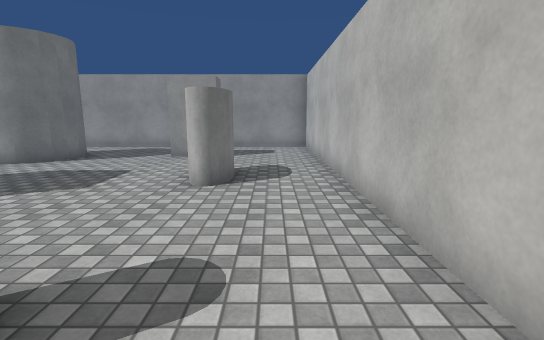
View 1 (above)

19 first-person views from a walk through a 3-D level made in the Unity game engine. The camera is 1.4 m above the floor, tilts 10° down and sees 85° across. The floor is counted in squares, 1 m on a side. Each view is taken from the middle of a square. On the plan, view 1 faces up. The plan holds only what a view shows up to about 14 squares ahead; the rest is blank. Surface patterns are stand-ins for the level's own textures.

View 2
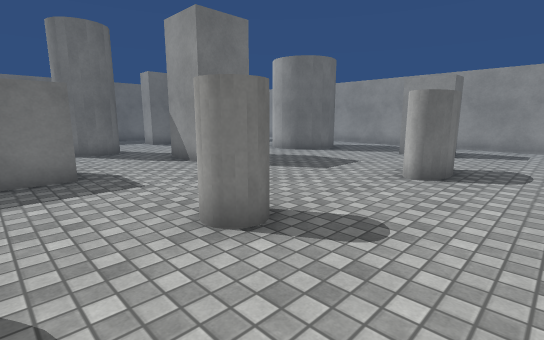

View 3
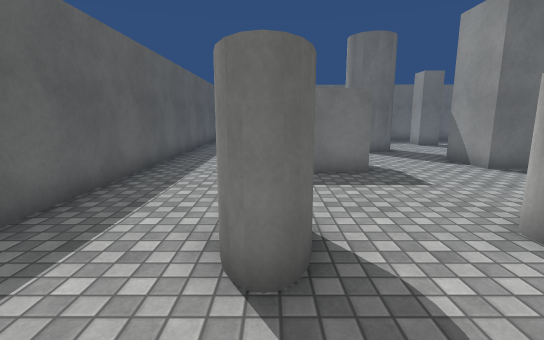

View 4
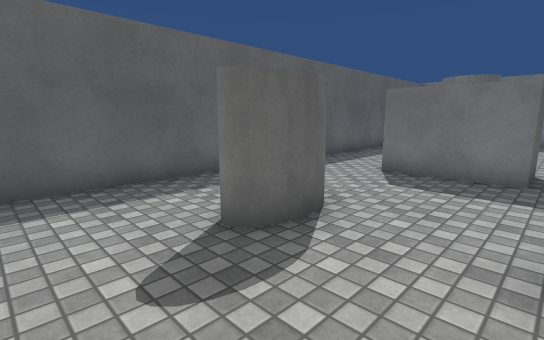

View 5
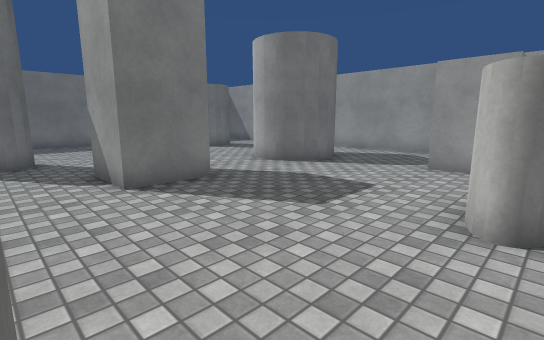

View 6
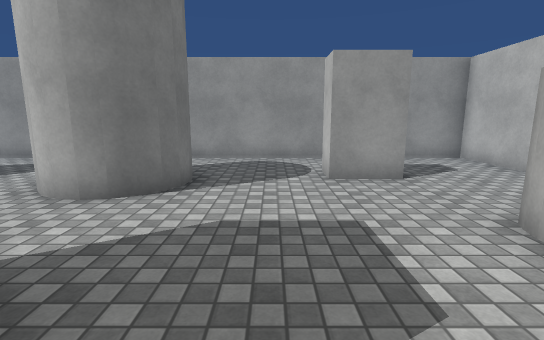

View 7
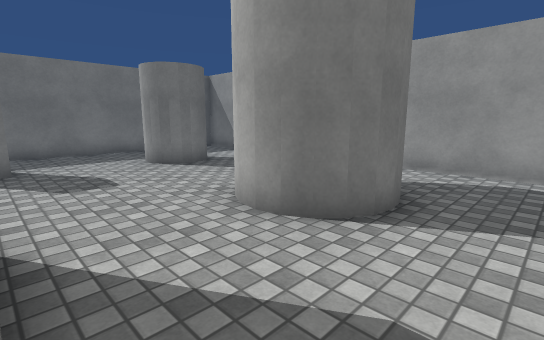

View 8
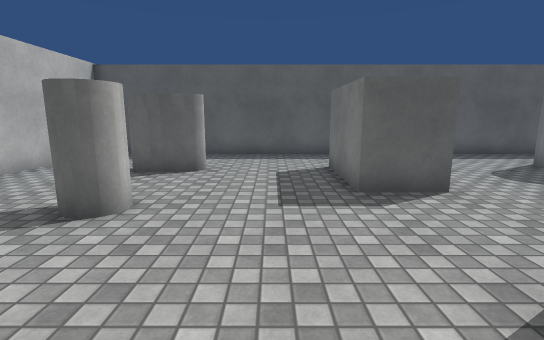

View 9
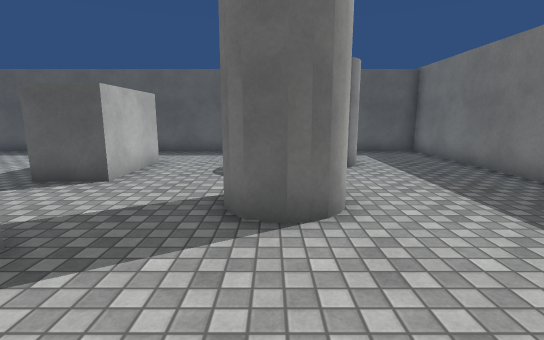

View 10
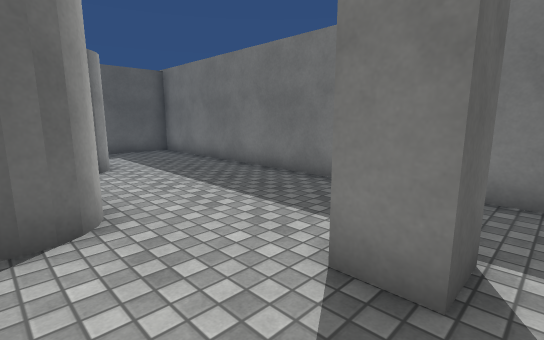

View 11
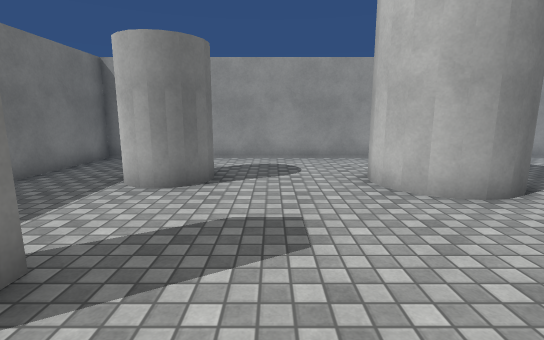

View 12
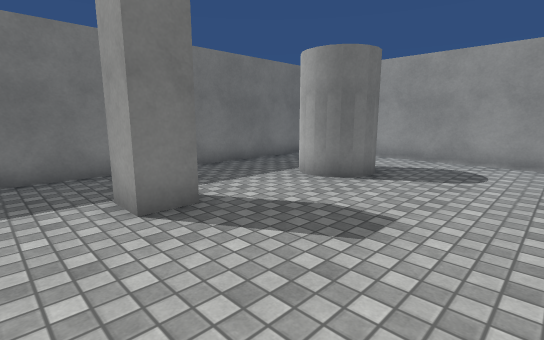

View 13
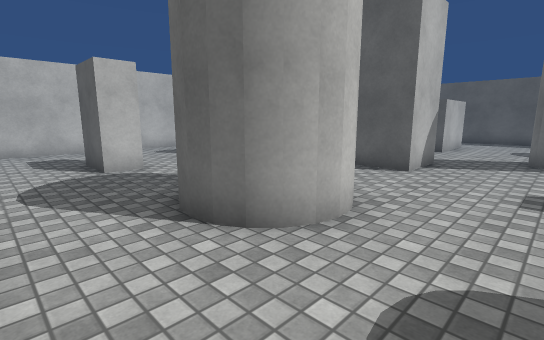

View 14
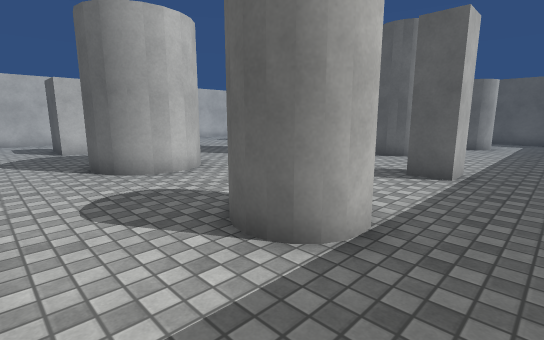

View 15
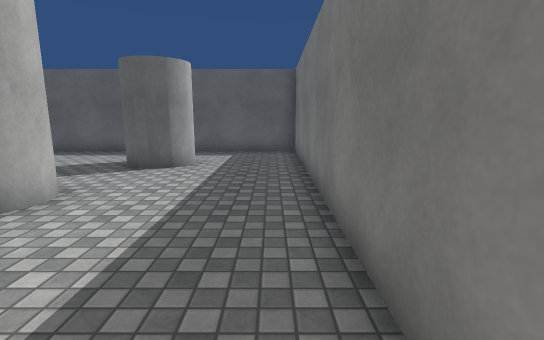

View 16
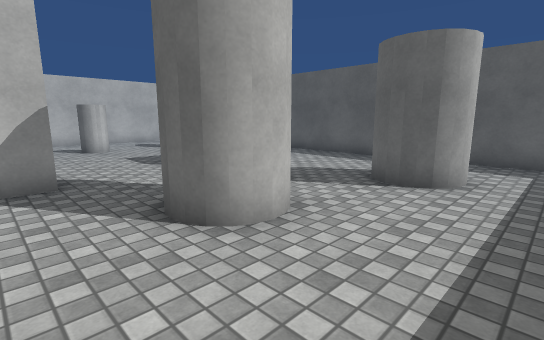

View 17
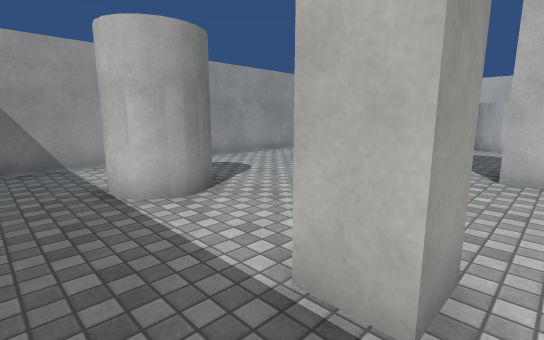

View 18
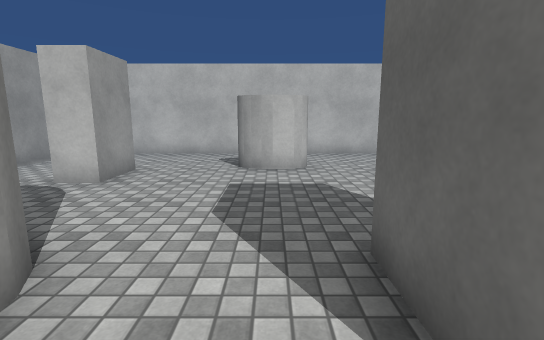

View 19
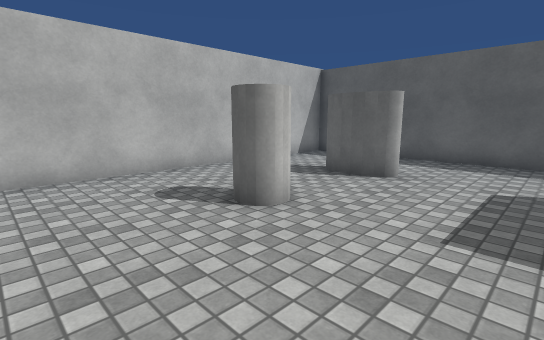

### Floor plan
Points are (right, up) in squares from view 1. A wall is a line through its corners. A room is listed if a view was taken in it or the views show most of it. See-through windows are left out.
Room 1 (views 1, 2, 3, 4, 5, 6, 7, 8, 19)
walls: (-9.1, 6) (-7.1, 6) (-7.1, 4) (-9.1, 4); (-8.4, 0.5) (-6.6, 0.5) (-6.6, -2.5); (-7.2, 9.3) (-8.1, 8.9); (-6.9, 9.7) (-7.6, 9.1) (-8.5, 8.9); (-8.3, 9) (-9, 9.1); (-6.8, 10.2) (-7.1, 9.6); (-8.8, 9) (-9.4, 9.4) (-9.9, 10.2); (-9.2, 9.2) (-9.7, 9.7); (-11.2, 2) (-11.4, 1.5); (-11.7, 3.1) (-11.3, 2.7); (-7.1, 11.4) (-6.9, 10.9) (-6.8, 10.5) (-6.9, 10); (-9.4, 11.5) (-8.6, 12); (-8.8, 11.9) (-8.3, 11.9) (-7.8, 11.9); (-9.6, -5.5) (1.6, -5.5) (1.6, 14.4) (-10.6, 14.4)
ways out: opening at (-10.5, 1.7) to room 2; opening at (-10, 8) to room 2; opening at (-9.5, 13.5) to room 2; opening at (-8.7, -4) to room 2
objects: other object (-4, 11) to (-2, 12); other object (-3, -2) to (-1, -2); other object (-3, 1) to (-2, 2); other object (-2, 6) to (-1, 8)
Room 2 (views 9, 10, 11, 12, 13, 14, 15, 16, 17, 18)
walls: (-12.9, 3) (-12.5, 3.1) (-12.1, 3.2); (-14.2, 5.5) (-15.2, 5.5) (-15.2, 6.5) (-14.2, 6.5) (-14.2, 5.5); (-13.1, 1.8) (-13.2, 2.3); (-9.1, 4) (-9.1, 6); (-9.7, 9.7) (-9.8, 10.5); (-9.9, 10.2) (-9.7, 10.9); (-9.9, 10.7) (-9.4, 11.5); (-9.7, 11.2) (-9, 11.8); (-8.4, -2.5) (-8.4, 0.5); (-10.6, 14.4) (-17.8, 14.4) (-18, -5.5) (-9.6, -5.5)
ways out: opening at (-10.5, 1.7) to room 1; opening at (-10, 8) to room 1; opening at (-9.5, 13.5) to room 1; opening at (-8.7, -4) to room 1
objects: other object (-15, 10) to (-13, 12); other object (-14, -3) to (-13, -1)

Where each view was taken, in squares from view 1:
view 1: 0 up, 0 right, facing up
view 2: 1 down, 1 right, facing up-left
view 3: 2 down, 1 right, facing left
view 4: 1 up, 1 right, facing down-left
view 5: 2 up, 1 left, facing up-left
view 6: 4 up, 5 left, facing up
view 7: 6 up, 5 left, facing up-left
view 8: 6 up, 5 left, facing down
view 9: 7 up, 12 left, facing down
view 10: 7 up, 12 left, facing down-left
view 11: 4 up, 12 left, facing up
view 12: 4 up, 10 left, facing up-left
view 13: 14 up, 12 left, facing down-right
view 14: 14 up, 17 left, facing down-right
view 15: 7 up, 17 left, facing down
view 16: 5 up, 16 left, facing down-right
view 17: 5 up, 17 left, facing up-right
view 18: 7 up, 10 left, facing right
view 19: 5 up, 6 left, facing down-right
